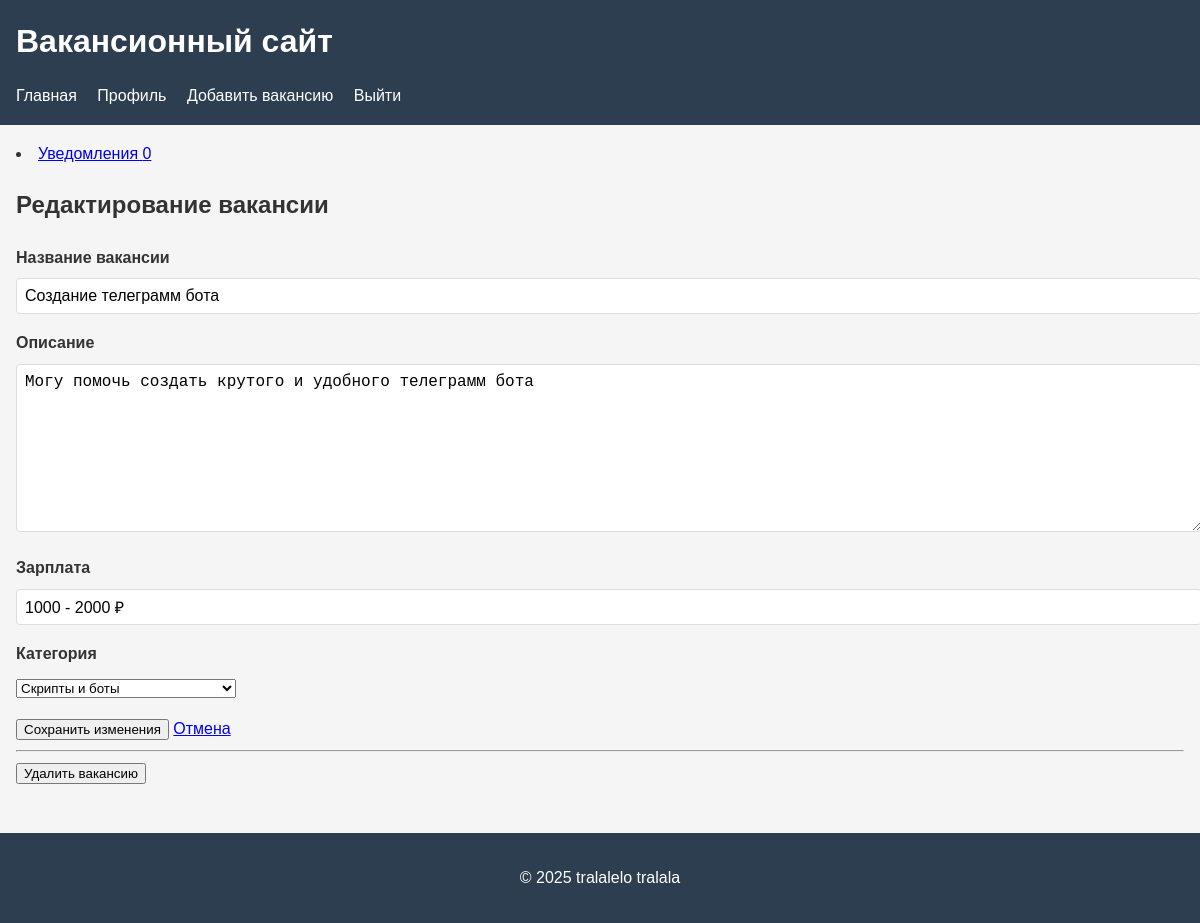
/vacancy/1/edit (signed in), run on the app's committed database.
### app.py (models this page shows, shortened)
class Vacancy(db.Model):
    id = db.Column(db.Integer, primary_key=True)
    title = db.Column(db.String(100), nullable=False)
    description = db.Column(db.Text, nullable=False)
    salary = db.Column(db.String(50))
    status = db.Column(db.String(20), default='pending')
    rejection_reason = db.Column(db.Text)
    created_at = db.Column(db.DateTime, default=datetime.utcnow)
    user_id = db.Column(db.Integer, db.ForeignKey('user.id'), nullable=False)
    subcategory_id = db.Column(db.Integer, db.ForeignKey('subcategory.id'), nullable=False)
    is_active = db.Column(db.Boolean, default=True)
    vacancy_applications = db.relationship(
        'Application',
        back_populates='vacancy',
        cascade='all, delete-orphan',
        lazy=True
    )
    subcategory = db.relationship('Subcategory', back_populates='subcategory_vacancies')
    author = db.relationship('User', back_populates='authored_vacancies')

class Subcategory(db.Model):
    id = db.Column(db.Integer, primary_key=True)
    name = db.Column(db.String(100), nullable=False)
    category_id = db.Column(db.Integer, db.ForeignKey('category.id'), nullable=False)
    __table_args__ = (
        db.UniqueConstraint('category_id', 'name', name='_category_subcategory_uc'),
    )
    subcategory_vacancies = db.relationship('Vacancy', back_populates='subcategory', lazy=True)

### app.py (the view, shortened to what this page needs)
@app.route('/vacancy/<int:vacancy_id>/edit', methods=['GET', 'POST'])
def edit_vacancy(vacancy_id):
    if 'user_id' not in session:
        flash('Пожалуйста, войдите в систему', 'error')
        return redirect(url_for('login'))
    vacancy = Vacancy.query.get_or_404(vacancy_id)
    if vacancy.user_id != session['user_id'] and not session.get('is_moderator'):
        flash('У вас нет прав для редактирования этой вакансии', 'error')
        return redirect(url_for('vacancy_details', vacancy_id=vacancy_id))
    categories = Category.query.options(db.joinedload(Category.subcategories)).all()
    return render_template('edit_vacancy.html',
                         vacancy=vacancy,
                         categories=categories,
                         is_moderator=session.get('is_moderator'))

### templates/edit_vacancy.html (shortened to what this page needs)
{% extends "base.html" %}
{% block content %}
<div class="container mt-4">
    <h2>Редактирование вакансии</h2>
    <form method="POST">
        <div class="form-group">
            <label for="title">Название вакансии</label>
            <input type="text" class="form-control" id="title" name="title" value="{{ vacancy.title }}" required>
        </div>
        <div class="form-group">
            <label for="description">Описание</label>
            <textarea class="form-control" id="description" name="description" rows="5" required>{{ vacancy.description }}</textarea>
        </div>
        <div class="form-group">
            <label for="salary">Зарплата</label>
            <input type="text" class="form-control" id="salary" name="salary" value="{{ vacancy.salary if vacancy.salary }}">
        </div>
        <div class="form-group">
            <label for="subcategory">Категория</label>
            <select class="form-control" id="subcategory" name="subcategory" required>
                {% for category in categories %}
                    <optgroup label="{{ category.name }}">
                        {% for subcategory in category.subcategories %}
                            <option value="{{ subcategory.id }}" {% if subcategory.id == vacancy.subcategory_id %}selected{% endif %}>
                                {{ subcategory.name }}
                            </option>
                        {% endfor %}
                    </optgroup>
                {% endfor %}
            </select>
        </div>
        <button type="submit" class="btn btn-primary">Сохранить изменения</button>
        <a href="{{ url_for('vacancy_details', vacancy_id=vacancy.id) }}" class="btn btn-secondary">Отмена</a>
    </form>
    {% if vacancy.user_id == session['user_id'] or is_moderator %}
    <hr>
    <form method="POST" action="{{ url_for('delete_vacancy', vacancy_id=vacancy.id) }}" onsubmit="return confirm('Вы уверены, что хотите удалить эту вакансию?')">
        <button type="submit" class="btn btn-danger">Удалить вакансию</button>
    </form>
    {% endif %}
</div>
{% endblock %}

### static/style.css (style rules this page uses)
body { font-family: Arial, sans-serif; line-height: 1.6; margin: 0; padding: 0; color: #333; background-color: #f5f5f5; }
.form-group { margin-bottom: 1rem; }
label { display: block; margin-bottom: 0.5rem; font-weight: bold; }
input[type="text"], input[type="email"], input[type="password"], input[type="tel"], input[type="date"], textarea { width: 100%; padding: 0.5rem; border: 1px solid #ddd; border-radius: 4px; font-size: 1rem; }
textarea { min-height: 150px; }
optgroup { font-weight: bold; color: #2c3e50; }
optgroup option { font-weight: normal; color: #333; padding-left: 1rem; }

### data on the page
Vacancy: title "Создание телеграмм бота", description "Могу помочь создать крутого и удобного телеграмм бота", salary "1000 - 2000 ₽", subcategory "Скрипты и боты"
